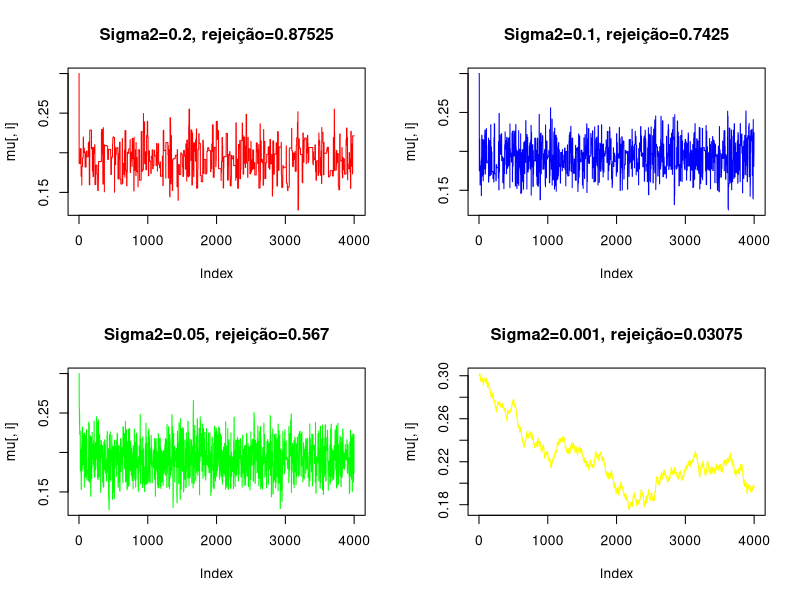
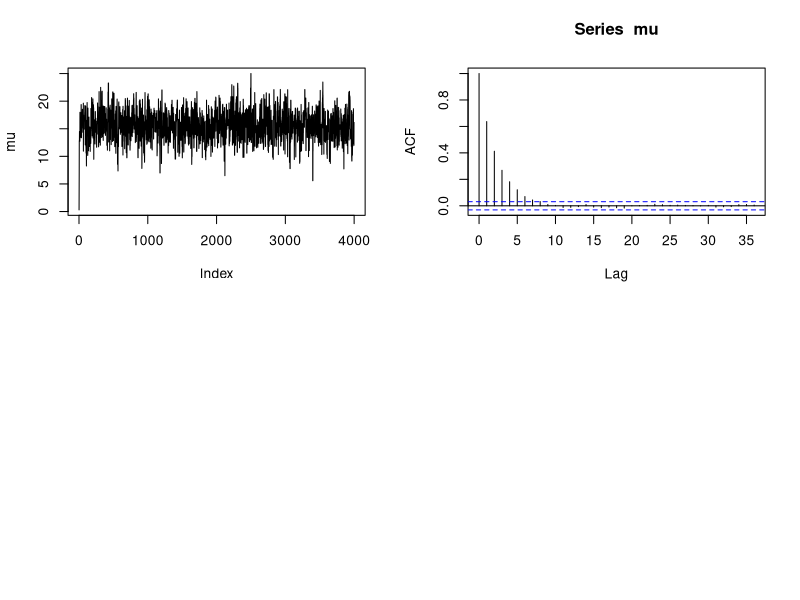

The R source for these figures, in order: (Note: this script raises an error after producing the figures.)
# Amostrador Metropolis



# Exemplo -----------------------------------------------------------------

rm(list = ls())

# probabilidade a posteriori
posteriori <- function(mu){
    (1+ mu^2/v)^{-(v+1)/2} * exp(-0.5* sum(x-mu)^2)
}

# razão do critério de escolha
razao <- function(y,x){
    num <- posteriori(y)
    den <- posteriori(x)
    return(num/den)
}

# amostra da população de estudo
set.seed(2023)
x <- rnorm(50)

# variâncias para comparação das cadeias
sigma0 <- c(0.2,0.1,0.05,0.001)

# algotirmo Metropolis
n <- 4000
v <- 4
rejeicao <- numeric()
mu <- matrix(NA,ncol = 4,nrow = n)
mu[1,] <- 0.3

for (i in 1:4) {
    u <- runif(n)
    k <- 0
    for (t in 2:n) {
        y <- mu[t-1, i] + rnorm(1,0, sigma0[i])
        aceita <- razao(y, mu[t-1, i])
        if(u[t] <= aceita) {
            mu[t, i] <- y
        } else {
            mu[t, i] <- mu[t-1, i]
            k <- k+1
        }
    }
    rejeicao[i] <- k/n
}

# plot dos valores gerados
cor <- c('red', 'blue','green', 'yellow')

par(mfrow=c(2,2))
for (i in 1:4) {
    plot(mu[,i], type='l', col=cor[i], 
         main = paste0('Sigma2=', sigma0[i], ", rejeição=", rejeicao[i]))    
}



# Exercício 1 -------------------------------------------------------------
rm(list = ls())

# densidade a posteriori
 posteriori <- function(theta){
     exp( -(1/400) * (-2*theta*n*(x1-x2) + n*theta^2)) * dnorm(theta, mean = 10, sd = sqrt(50))
 }

#
# # razão do critério de escolha

 razao <- function(y, x) {
     num <- posteriori(y)
     den <- posteriori(x)
     return(num/den)
 }


log_posteriori <- function(theta){
    -(1/400) * (-2*theta*n*(x1-x2) + n*theta^2) + dnorm(theta, mean = 10, sd = sqrt(50), log = T)
}

# razão do critério de escolha
razao <- function(y, x) {
    num <- log_posteriori(y)
    den <- log_posteriori(x)
    return(exp(num-den))
}





# amostras da população de estudo
set.seed(2023)
x1 <- mean(rnorm(25,80,10))
x2 <- mean(rnorm(25,60,10))

# algotirmo Metropolis
n <- 25
mu <- numeric()
mu[1] <- 0.3

tamanho <- 4000

for (t in 2:tamanho) {
    y <- mu[t-1] + rnorm(1, 0, 5)
    u <- runif(1)
    #print(razao(y, mu[t-1]))
    mu[t] <- ifelse(u <= razao(y, mu[t-1]), y, mu[t-1])
}

plot(mu, type = 'l')


1 - length(unique(mu))/tamanho

acf(mu)


for (j in 1:4) {
    u <- runif(n)
    for (t in 2:n) {
        y <- mu[t-1, j] + rnorm(1,0, sigma0[j]) # POR QUE ESSE Y TÁ DANDO NAAAAAAAAAAAAAAAAAAAAAAAAAAAAAAAAAAAAAAAAAAAAAAAAAAAAAAAAAAAAAAAAA?????????????????????????????????/
        mu[t, j] <- ifelse(u[t] <= razao(y, mu[t-1,j]), y, mu[t-1,j])
    }
}


# plot dos valores gerados
cor <- c('red', 'blue','green', 'yellow')

par(mfrow=c(2,2))
for (i in 1:4) {
    plot(mu[,i], type='l', col=cor[i], 
         main = paste0('Sigma2=', sigma0[i], ", rejeição=", rejeicao[i]))    
}
